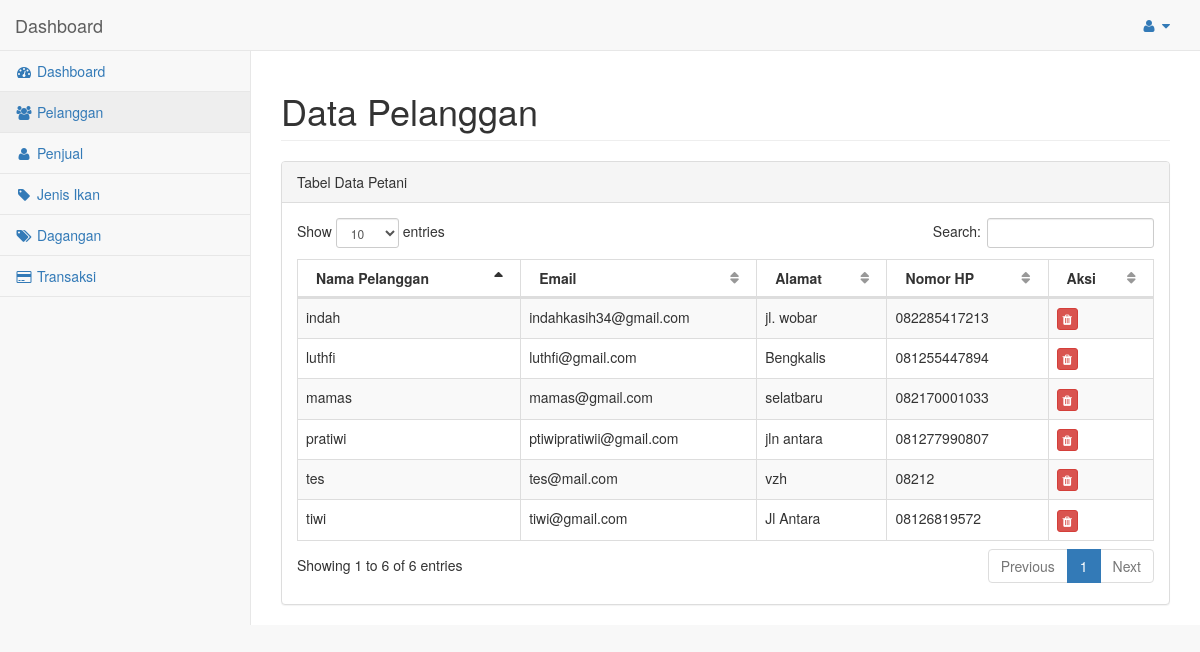
The page /web-admin/onfish/pages/pelanggan.php (signed in) on the database its author committed.
### tables this page shows
CREATE TABLE `pelanggan` (
  `id_pelanggan` int(11) NOT NULL,
  `nama_pelanggan` text NOT NULL,
  `email` text NOT NULL,
  `password` text NOT NULL,
  `nomor_hp` text NOT NULL,
  `alamat` text NOT NULL
);

### web-admin/onfish/pages/pelanggan.php (the view, shortened to what this page needs)
<?php
if (empty($_SESSION)) {
	header("location:index.php");
}
else{
	include("koneksi.php");
?>
<!DOCTYPE html>
<html lang="en">
<?php
include("head.php");
?>
<body>
    <div id="wrapper">
	<?php include("nav.php"); ?>
	<div id="page-wrapper">
            <div class="row">
                <div class="col-lg-12">
                    <h1 class="page-header">Data Pelanggan</h1>
                </div>
            </div>
            <div class="row">
                <div class="col-lg-12">
                    <div class="panel panel-default">
                        <div class="panel-heading">
                            Tabel Data Petani
                        </div>
                        <div class="panel-body">
                            <table width="100%" class="table table-striped table-bordered table-hover" id="dataTables-example">
                                <thead>
                                    <tr>
                                        <th>Nama Pelanggan</th>
                                        <th>Email</th>
                                        <th>Alamat</th>
                                        <th>Nomor HP</th>
                                        <th>Aksi</th>
                                    </tr>
                                </thead>
                                <tbody>
								<?php
									$query = "select * from `pelanggan`";
									$eksekusi = mysqli_query($koneksi, $query);
									while($row = mysqli_fetch_array($eksekusi)){
								?>
                                    <tr class="gradeU">
										<td><?php echo $row['nama_pelanggan'];?></td>
										<td><?php echo $row['email'];?></td>
										<td><?php echo $row['alamat'];?></td>
										<td><?php echo $row['nomor_hp'];?></td>
                                        <td>
                                            <a href="pelanggan_hapus.php?id_pelanggan=<?php echo $row['id_pelanggan'];?>" class="btn btn-xs btn-danger" onClick="return confirm('Yakin ingin menghapus data?');"><i class="fa fa-trash"></i></a>
                                        </td>
                                    </tr>
                                <?php
									}
								?>
                                </tbody>
                            </table>
                        </div>
                    </div>
                </div>
            </div>
        </div>
    </div>
</body>
</html>
<?php
}
?>

### rows shown on the page
pelanggan: nama_pelanggan "pratiwi", email "ptiwipratiwii@gmail.com", alamat "jln antara", nomor_hp "081277990807"
pelanggan: nama_pelanggan "tiwi", email "tiwi@gmail.com", alamat "Jl Antara", nomor_hp "08126819572"
pelanggan: nama_pelanggan "luthfi", email "luthfi@gmail.com", alamat "Bengkalis", nomor_hp "081255447894"
pelanggan: nama_pelanggan "tes", email "tes@mail.com", alamat "vzh", nomor_hp "08212"
pelanggan: nama_pelanggan "indah", email "indahkasih34@gmail.com", alamat "jl. wobar", nomor_hp "082285417213"
pelanggan: nama_pelanggan "mamas", email "mamas@gmail.com", alamat "selatbaru", nomor_hp "082170001033"
